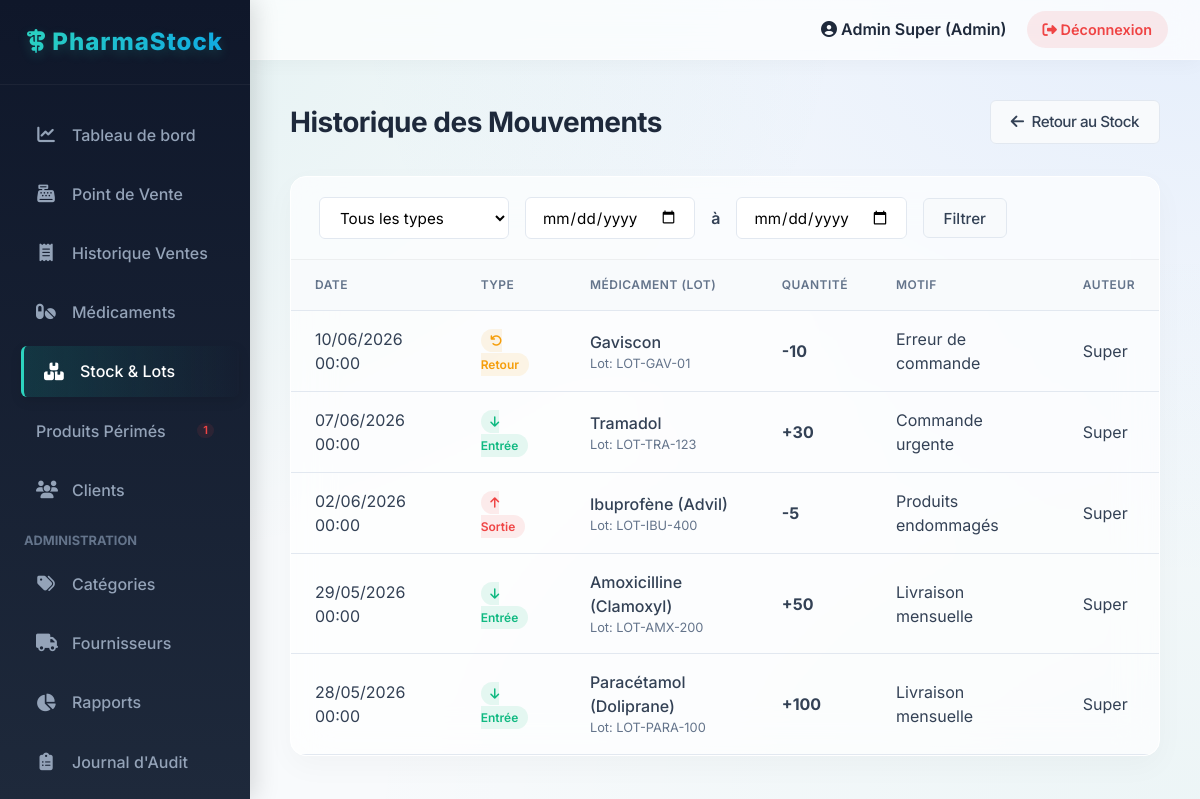
Page /index.php?page=lots&action=historique (signed in) on the committed database.
### tables this page shows
CREATE TABLE `mouvement_stock` (
  `id` INT PRIMARY KEY AUTO_INCREMENT,
  `id_medicament` INT NOT NULL,
  `id_lot` INT DEFAULT NULL,  
  `type_mouvement` ENUM('entree', 'sortie', 'retour_fournisseur', 'rebut') NOT NULL,
  `quantite` INT NOT NULL,
  `date_mouvement` DATETIME DEFAULT CURRENT_TIMESTAMP,
  `motif` VARCHAR(255),
  `id_utilisateur` INT NOT NULL,
  FOREIGN KEY (`id_medicament`) REFERENCES `medicament`(`id`) ON DELETE RESTRICT,
  FOREIGN KEY (`id_lot`) REFERENCES `lot`(`id`) ON DELETE RESTRICT,
  FOREIGN KEY (`id_utilisateur`) REFERENCES `utilisateur`(`id`) ON DELETE RESTRICT
);

CREATE TABLE `medicament` (
  `id` INT PRIMARY KEY AUTO_INCREMENT,
  `nom` VARCHAR(100) NOT NULL,
  `id_categorie` INT NOT NULL,
  `principe_actif` VARCHAR(100),
  `dosage` VARCHAR(50),
  `forme` VARCHAR(50),
  `prix_achat` DECIMAL(10,2),
  `prix_vente` DECIMAL(10,2) NOT NULL,
  `quantite_stock` INT DEFAULT 0,
  `stock_minimum` INT DEFAULT 5,
  `date_fabrication` DATE,
  `date_expiration` DATE NOT NULL,
  `lot_numero` VARCHAR(50),
  `est_actif` BOOLEAN DEFAULT TRUE,
  FOREIGN KEY (`id_categorie`) REFERENCES `categorie`(`id`) ON DELETE RESTRICT
);

CREATE TABLE `lot` (
  `id` INT PRIMARY KEY AUTO_INCREMENT,
  `id_medicament` INT NOT NULL,
  `numero_lot` VARCHAR(50) NOT NULL,
  `date_fabrication` DATE,
  `date_expiration` DATE NOT NULL,
  `quantite` INT NOT NULL DEFAULT 0,
  `prix_achat` DECIMAL(10,2) NOT NULL,
  `prix_vente` DECIMAL(10,2) NOT NULL,
  `statut` ENUM('actif', 'epuise', 'perime') DEFAULT 'actif',
  FOREIGN KEY (`id_medicament`) REFERENCES `medicament`(`id`) ON DELETE RESTRICT
);

CREATE TABLE `utilisateur` (
  `id` INT PRIMARY KEY AUTO_INCREMENT,
  `nom` VARCHAR(100) NOT NULL,
  `prenom` VARCHAR(100) NOT NULL,  
  `email` VARCHAR(100) UNIQUE NOT NULL,
  `mot_de_passe` VARCHAR(255) NOT NULL,
  `role` ENUM('admin', 'pharmacien') DEFAULT 'pharmacien',
  `statut` BOOLEAN DEFAULT TRUE,
  `date_creation` DATETIME DEFAULT CURRENT_TIMESTAMP
);

### config/database.php (called while the page is built, shortened)
<?php
class Database {
    private static $instance = null;
    private $pdo;
    private function __construct() {
        try {
			$dsn = "mysql:host=" . DB_HOST . ";port=" . DB_PORT . ";dbname=" . DB_NAME . ";charset=utf8";
			$options = [
                PDO::ATTR_ERRMODE            => PDO::ERRMODE_EXCEPTION,
                PDO::ATTR_DEFAULT_FETCH_MODE => PDO::FETCH_ASSOC,
                PDO::ATTR_EMULATE_PREPARES   => false,
            ];
            $this->pdo = new PDO($dsn, DB_USER, DB_PASS, $options);
        } catch (PDOException $e) {
            die("Erreur de connexion à la base de données: " . $e->getMessage());
        }
    }
    public static function getInstance() {
        if (self::$instance === null) {
            self::$instance = new self();
        }
        return self::$instance;
    }
    public function getConnection() {
        return $this->pdo;
    }
}

### models/MouvementStock.php (called while the page is built, shortened)
<?php
require_once __DIR__ . '/../config/database.php';
class MouvementStock {
    private $db;
    public function __construct() {
        $this->db = Database::getInstance()->getConnection();
    }
    public function getHistorique($filters = null) {
        $sql = "
            SELECT ms.*, m.nom as medicament_nom, u.nom as utilisateur_nom, l.numero_lot
            FROM mouvement_stock ms
            JOIN medicament m ON ms.id_medicament = m.id
            JOIN utilisateur u ON ms.id_utilisateur = u.id
            LEFT JOIN lot l ON ms.id_lot = l.id
            WHERE 1=1
        ";
        $params = [];
        $sql .= " ORDER BY ms.date_mouvement DESC";
        $stmt = $this->db->prepare($sql);
        $stmt->execute($params);
        return $stmt->fetchAll();
    }
}

### includes/utils.php (called while the page is built, shortened)
<?php
function formatDate($dateStr, $format = 'd/m/Y H:i') {
    $date = new DateTime($dateStr);
    return $date->format($format);
}

### views/stocks/historique.php (the view, shortened to what this page needs)
<?php include __DIR__ . '/../layouts/header.php'; ?>
<div class="page-title">
    <span>Historique des Mouvements</span>
    <a href="<?= BASE_URL ?>/index.php?page=lots" class="btn btn-secondary"><i class="fa-solid fa-arrow-left"></i> Retour au Stock</a>
</div>
<div class="card">
    <div class="card-header">
        <form action="<?= BASE_URL ?>/index.php" method="GET" style="display: flex; gap: 1rem; align-items: center;">
            <select name="type" class="form-control" style="width: auto;">
                <option value="">Tous les types</option>
            </select>
            <input type="date" name="date_debut" class="form-control" value="<?= $_GET['date_debut'] ?? '' ?>" style="width: auto;">
            <span>à</span>
            <input type="date" name="date_fin" class="form-control" value="<?= $_GET['date_fin'] ?? '' ?>" style="width: auto;">
            <button type="submit" class="btn btn-secondary">Filtrer</button>
        </form>
    </div>
    <div class="table-responsive">
        <table class="table">
            <thead>
                <tr>
                    <th>Date</th>
                    <th>Type</th>
                    <th>Médicament (Lot)</th>
                    <th>Quantité</th>
                    <th>Motif</th>
                    <th>Auteur</th>
                </tr>
            </thead>
            <tbody>
                <?php if (empty($mouvements)): ?>
                    <tr><td colspan="6" style="text-align: center;">Aucun mouvement trouvé.</td></tr>
                <?php else: ?>
                    <?php foreach ($mouvements as $mouv): ?>
                    <tr>
                        <td><?= formatDate($mouv['date_mouvement']) ?></td>
                        <td>
                            <?php if($mouv['type_mouvement'] == 'entree'): ?>
                                <span class="badge badge-success"><i class="fa-solid fa-arrow-down"></i> Entrée</span>
                            <?php elseif($mouv['type_mouvement'] == 'retour_fournisseur'): ?>
                                <span class="badge badge-warning"><i class="fa-solid fa-undo"></i> Retour</span>
                            <?php else: ?>
                                <span class="badge badge-danger"><i class="fa-solid fa-arrow-up"></i> Sortie</span>
                            <?php endif; ?>
                        </td>
                        <td>
                            <div style="font-weight: 500;"><?= htmlspecialchars($mouv['medicament_nom']) ?></div>
                            <div style="font-size: 0.8rem; color: var(--text-muted);">Lot: <?= $mouv['numero_lot'] ? htmlspecialchars($mouv['numero_lot']) : '-' ?></div>
                        </td>
                        <td style="font-weight: bold;"><?= $mouv['type_mouvement'] == 'entree' ? '+' : '-' ?><?= $mouv['quantite'] ?></td>
                        <td><?= htmlspecialchars($mouv['motif']) ?></td>
                        <td><?= htmlspecialchars($mouv['utilisateur_nom']) ?></td>
                    </tr>
                    <?php endforeach; ?>
                <?php endif; ?>
            </tbody>
        </table>
    </div>
</div>
<?php include __DIR__ . '/../layouts/footer.php'; ?>

### public/css/style.css (style rules this page uses)
:root { --primary-color: #0d9488; --primary-hover: #0f766e; --secondary-color: #3b82f6; --dark-color: #1e293b; --light-bg: #f8fafc; --white: #ffffff; --border-color: #e2e8f0; --text-color: #334155; --text-muted: #64748b; --danger: #ef4444; --warning: #f59e0b; --success: #10b981; --sidebar-width: 250px; --header-height: 60px; --font-family: 'Inter', system-ui, -apple-system, sans-serif; --shadow-sm: 0 1px 2px 0 rgb(0 0 0 / 0.05); --shadow-md: 0 4px 6px -1px rgb(0 0 0 / 0.1), 0 2px 4px -2px rgb(0 0 0 / 0.1); --shadow-lg: 0 10px 15px -3px rgb(0 0 0 / 0.1), 0 4px 6px -4px rgb(0 0 0 / 0.1); --radius-md: 0.375rem; --radius-lg: 0.5rem; }
* { margin: 0; padding: 0; box-sizing: border-box; }
body { font-family: var(--font-family); background-color: #f8fafc; background-image: radial-gradient(at 0% 0%, hsla(175, 83%, 32%, 0.1) 0px, transparent 50%), radial-gradient(at 100% 0%, hsla(217, 91%, 60%, 0.1) 0px, transparent 50%), radial-gradient(at 100% 100%, hsla(175, 83%, 32%, 0.05) 0px, transparent 50%); background-attachment: fixed; color: var(--text-color); line-height: 1.5; }
a { text-decoration: none; color: var(--primary-color); transition: color 0.2s ease; }
.page-title { font-size: 1.75rem; font-weight: 700; margin-bottom: 2rem; color: #1e293b; display: flex; justify-content: space-between; align-items: center; letter-spacing: -0.5px; }
.card { background: rgba(255, 255, 255, 0.7); backdrop-filter: blur(20px); -webkit-backdrop-filter: blur(20px); border-radius: 1rem; box-shadow: 0 10px 30px rgba(0, 0, 0, 0.03); border: 1px solid rgba(255, 255, 255, 1); overflow: hidden; margin-bottom: 1.5rem; animation: fadeUp 0.5s ease-out backwards; }
.card:nth-child(2) { animation-delay: 0.1s; }
.card-header { padding: 1.25rem 1.75rem; border-bottom: 1px solid rgba(0, 0, 0, 0.05); font-weight: 600; display: flex; justify-content: space-between; align-items: center; background: rgba(248, 250, 252, 0.4); }
.table-responsive { overflow-x: auto; }
.table { width: 100%; border-collapse: collapse; }
.table th, .table td { padding: 1rem 1.5rem; text-align: left; border-bottom: 1px solid var(--border-color); }
.table th { background-color: var(--light-bg); font-weight: 600; color: var(--text-muted); text-transform: uppercase; font-size: 0.75rem; letter-spacing: 0.5px; }
.badge { padding: 0.25rem 0.6rem; border-radius: 9999px; font-size: 0.75rem; font-weight: 600; }
.badge-success { background: rgba(16, 185, 129, 0.1); color: var(--success); }
.badge-danger { background: rgba(239, 68, 68, 0.1); color: var(--danger); }
.badge-warning { background: rgba(245, 158, 11, 0.1); color: var(--warning); }
.form-control { width: 100%; padding: 0.6rem 1rem; border: 1px solid var(--border-color); border-radius: var(--radius-md); font-family: inherit; font-size: 0.95rem; transition: all 0.2s; background-color: var(--white); }
.btn { display: inline-flex; align-items: center; justify-content: center; gap: 0.5rem; padding: 0.6rem 1.25rem; border-radius: var(--radius-md); font-weight: 500; cursor: pointer; border: none; transition: all 0.2s; font-family: inherit; font-size: 0.95rem; }
.btn-secondary { background-color: var(--light-bg); color: var(--text-color); border: 1px solid var(--border-color); }

### rows in the picture
mouvement_stock: date_mouvement "10/06/2026 00:00", shows "Retour", id_medicament.nom "Gaviscon", id_lot.numero_lot "LOT-GAV-01", quantite "10", motif "Erreur de commande", id_utilisateur.nom "Super"
mouvement_stock: date_mouvement "07/06/2026 00:00", type_mouvement "entree" (drawn), id_medicament.nom "Tramadol", id_lot.numero_lot "LOT-TRA-123", quantite "30", motif "Commande urgente", id_utilisateur.nom "Super"
mouvement_stock: date_mouvement "02/06/2026 00:00", type_mouvement "sortie" (drawn), id_medicament.nom "Ibuprofène (Advil)", id_lot.numero_lot "LOT-IBU-400", quantite "5", motif "Produits endommagés", id_utilisateur.nom "Super"
mouvement_stock: date_mouvement "29/05/2026 00:00", type_mouvement "entree" (drawn), id_medicament.nom "Amoxicilline (Clamoxyl)", id_lot.numero_lot "LOT-AMX-200", quantite "50", motif "Livraison mensuelle", id_utilisateur.nom "Super"
mouvement_stock: date_mouvement "28/05/2026 00:00", type_mouvement "entree" (drawn), id_medicament.nom "Paracétamol (Doliprane)", id_lot.numero_lot "LOT-PARA-100", quantite "100", motif "Livraison mensuelle", id_utilisateur.nom "Super"

### other values in the picture
$sidebarPerimesCount "1"
$_SESSION['user_prenom'] . ' ' . $_SESSION['user_nom'] "Admin Super"
$_SESSION['user_role'] "Admin"
